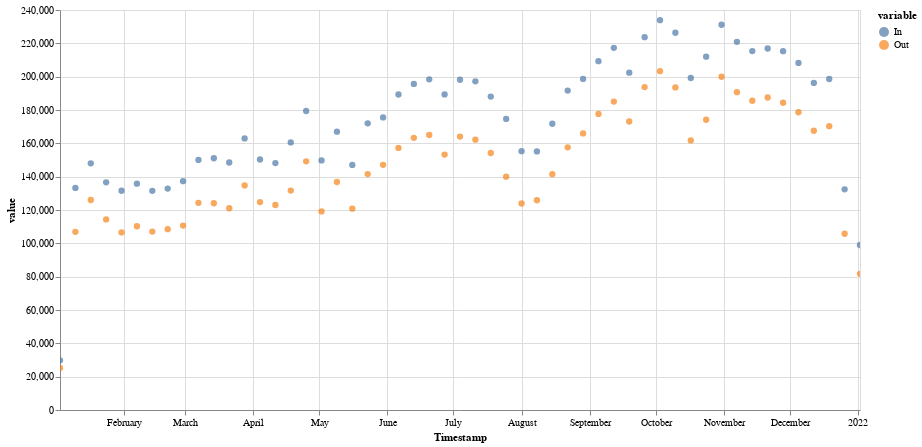

The code cell stored with this chart in its notebook:
### Code cell
alt.Chart(weekly_sums.reset_index().melt("Timestamp")).mark_circle(size=40).encode(
    x='Timestamp',
    y='value',
    color = 'variable',
    #color=alt.Color('value', scale=alt.Scale(scheme='blues')),
    tooltip=['variable','value']
).interactive().properties(width=800, height=400)

### Figure 1 — Vega-Lite specification as saved in the notebook (floating-point values rounded to 4 significant figures)
{"config": {"view": {"continuousWidth": 400, "continuousHeight": 300}}, "data": {"name": "data-80134a4c0d9e5f9277be3416d7e451bd"}, "mark": {"type": "circle", "size": 40}, "encoding": {"color": {"type": "nominal", "field": "variable"}, "tooltip": [{"type": "nominal", "field": "variable"}, {"type": "quantitative", "field": "value"}], "x": {"type": "temporal", "field": "Timestamp"}, "y": {"type": "quantitative", "field": "value"}}, "height": 400, "selection": {"selector001": {"type": "interval", "bind": "scales", "encodings": ["x", "y"]}}, "width": 800, "$schema": "https://vega.github.io/schema/vega-lite/v4.8.1.json", "datasets": {"data-80134a4c0d9e5f9277be3416d7e451bd": [{"Timestamp": "2021-01-03T00:00:00", "variable": "In", "value": 29814}, {"Timestamp": "2021-01-10T00:00:00", "variable": "In", "value": 133245}, {"Timestamp": "2021-01-17T00:00:00", "variable": "In", "value": 148006}, {"Timestamp": "2021-01-24T00:00:00", "variable": "In", "value": 136580}, {"Timestamp": "2021-01-31T00:00:00", "variable": "In", "value": 131532}, {"Timestamp": "2021-02-07T00:00:00", "variable": "In", "value": 135773}, {"Timestamp": "2021-02-14T00:00:00", "variable": "In", "value": 131522}, {"Timestamp": "2021-02-21T00:00:00", "variable": "In", "value": 132835}, {"Timestamp": "2021-02-28T00:00:00", "variable": "In", "value": 137287}, {"Timestamp": "2021-03-07T00:00:00", "variable": "In", "value": 150064}, {"Timestamp": "2021-03-14T00:00:00", "variable": "In", "value": 151054}, {"Timestamp": "2021-03-21T00:00:00", "variable": "In", "value": 148504}, {"Timestamp": "2021-03-28T00:00:00", "variable": "In", "value": 162966}, {"Timestamp": "2021-04-04T00:00:00", "variable": "In", "value": 150309}, {"Timestamp": "2021-04-11T00:00:00", "variable": "In", "value": 148134}, {"Timestamp": "2021-04-18T00:00:00", "variable": "In", "value": 160533}, {"Timestamp": "2021-04-25T00:00:00", "variable": "In", "value": 179395}, {"Timestamp": "2021-05-02T00:00:00", "variable": "In", "value": 149759}, {"Timestamp": "2021-05-09T00:00:00", "variable": "In", "value": 167021}, {"Timestamp": "2021-05-16T00:00:00", "variable": "In", "value": 147043}, {"Timestamp": "2021-05-23T00:00:00", "variable": "In", "value": 171989}, {"Timestamp": "2021-05-30T00:00:00", "variable": "In", "value": 175571}, {"Timestamp": "2021-06-06T00:00:00", "variable": "In", "value": 189284}, {"Timestamp": "2021-06-13T00:00:00", "variable": "In", "value": 195634}, {"Timestamp": "2021-06-20T00:00:00", "variable": "In", "value": 198409}, {"Timestamp": "2021-06-27T00:00:00", "variable": "In", "value": 189355}, {"Timestamp": "2021-07-04T00:00:00", "variable": "In", "value": 198151}, {"Timestamp": "2021-07-11T00:00:00", "variable": "In", "value": 197196}, {"Timestamp": "2021-07-18T00:00:00", "variable": "In", "value": 188041}, {"Timestamp": "2021-07-25T00:00:00", "variable": "In", "value": 174631}, {"Timestamp": "2021-08-01T00:00:00", "variable": "In", "value": 155280}, {"Timestamp": "2021-08-08T00:00:00", "variable": "In", "value": 155152}, {"Timestamp": "2021-08-15T00:00:00", "variable": "In", "value": 171745}, {"Timestamp": "2021-08-22T00:00:00", "variable": "In", "value": 191627}, {"Timestamp": "2021-08-29T00:00:00", "variable": "In", "value": 198653}, {"Timestamp": "2021-09-05T00:00:00", "variable": "In", "value": 209291}, {"Timestamp": "2021-09-12T00:00:00", "variable": "In", "value": 217315}, {"Timestamp": "2021-09-19T00:00:00", "variable": "In", "value": 202375}, {"Timestamp": "2021-09-26T00:00:00", "variable": "In", "value": 223673}, {"Timestamp": "2021-10-03T00:00:00", "variable": "In", "value": 233903}, {"Timestamp": "2021-10-10T00:00:00", "variable": "In", "value": 226372}, {"Timestamp": "2021-10-17T00:00:00", "variable": "In", "value": 199191}, {"Timestamp": "2021-10-24T00:00:00", "variable": "In", "value": 212025}, {"Timestamp": "2021-10-31T00:00:00", "variable": "In", "value": 231163}, {"Timestamp": "2021-11-07T00:00:00", "variable": "In", "value": 220905}, {"Timestamp": "2021-11-14T00:00:00", "variable": "In", "value": 215369}, {"Timestamp": "2021-11-21T00:00:00", "variable": "In", "value": 216899}, {"Timestamp": "2021-11-28T00:00:00", "variable": "In", "value": 215294}, {"Timestamp": "2021-12-05T00:00:00", "variable": "In", "value": 208231}, {"Timestamp": "2021-12-12T00:00:00", "variable": "In", "value": 196232}, {"Timestamp": "2021-12-19T00:00:00", "variable": "In", "value": 198589}, {"Timestamp": "2021-12-26T00:00:00", "variable": "In", "value": 132411}, {"Timestamp": "2022-01-02T00:00:00", "variable": "In", "value": 98986}, {"Timestamp": "2021-01-03T00:00:00", "variable": "Out", "value": 25225}, {"Timestamp": "2021-01-10T00:00:00", "variable": "Out", "value": 106920}, {"Timestamp": "2021-01-17T00:00:00", "variable": "Out", "value": 125984}, {"Timestamp": "2021-01-24T00:00:00", "variable": "Out", "value": 114336}, {"Timestamp": "2021-01-31T00:00:00", "variable": "Out", "value": 106527}, {"Timestamp": "2021-02-07T00:00:00", "variable": "Out", "value": 110230}, {"Timestamp": "2021-02-14T00:00:00", "variable": "Out", "value": 107036}, {"Timestamp": "2021-02-21T00:00:00", "variable": "Out", "value": 108512}, {"Timestamp": "2021-02-28T00:00:00", "variable": "Out", "value": 110673}, {"Timestamp": "2021-03-07T00:00:00", "variable": "Out", "value": 124282}, {"Timestamp": "2021-03-14T00:00:00", "variable": "Out", "value": 124055}, {"Timestamp": "2021-03-21T00:00:00", "variable": "Out", "value": 121032}, {"Timestamp": "2021-03-28T00:00:00", "variable": "Out", "value": 134766}, {"Timestamp": "2021-04-04T00:00:00", "variable": "Out", "value": 124746}, {"Timestamp": "2021-04-11T00:00:00", "variable": "Out", "value": 122980}, {"Timestamp": "2021-04-18T00:00:00", "variable": "Out", "value": 131634}, {"Timestamp": "2021-04-25T00:00:00", "variable": "Out", "value": 149189}, {"Timestamp": "2021-05-02T00:00:00", "variable": "Out", "value": 119171}, {"Timestamp": "2021-05-09T00:00:00", "variable": "Out", "value": 136813}, {"Timestamp": "2021-05-16T00:00:00", "variable": "Out", "value": 120795}, {"Timestamp": "2021-05-23T00:00:00", "variable": "Out", "value": 141571}, {"Timestamp": "2021-05-30T00:00:00", "variable": "Out", "value": 147098}, {"Timestamp": "2021-06-06T00:00:00", "variable": "Out", "value": 157265}, {"Timestamp": "2021-06-13T00:00:00", "variable": "Out", "value": 163281}, {"Timestamp": "2021-06-20T00:00:00", "variable": "Out", "value": 165011}, {"Timestamp": "2021-06-27T00:00:00", "variable": "Out", "value": 153273}, {"Timestamp": "2021-07-04T00:00:00", "variable": "Out", "value": 164077}, {"Timestamp": "2021-07-11T00:00:00", "variable": "Out", "value": 162206}, {"Timestamp": "2021-07-18T00:00:00", "variable": "Out", "value": 154196}, {"Timestamp": "2021-07-25T00:00:00", "variable": "Out", "value": 139997}, {"Timestamp": "2021-08-01T00:00:00", "variable": "Out", "value": 123922}, {"Timestamp": "2021-08-08T00:00:00", "variable": "Out", "value": 125854}, {"Timestamp": "2021-08-15T00:00:00", "variable": "Out", "value": 141475}, {"Timestamp": "2021-08-22T00:00:00", "variable": "Out", "value": 157601}, {"Timestamp": "2021-08-29T00:00:00", "variable": "Out", "value": 165929}, {"Timestamp": "2021-09-05T00:00:00", "variable": "Out", "value": 177638}, {"Timestamp": "2021-09-12T00:00:00", "variable": "Out", "value": 185066}, {"Timestamp": "2021-09-19T00:00:00", "variable": "Out", "value": 173102}, {"Timestamp": "2021-09-26T00:00:00", "variable": "Out", "value": 193747}, {"Timestamp": "2021-10-03T00:00:00", "variable": "Out", "value": 203290}, {"Timestamp": "2021-10-10T00:00:00", "variable": "Out", "value": 193536}, {"Timestamp": "2021-10-17T00:00:00", "variable": "Out", "value": 161766}, {"Timestamp": "2021-10-24T00:00:00", "variable": "Out", "value": 174148}, {"Timestamp": "2021-10-31T00:00:00", "variable": "Out", "value": 199954}, {"Timestamp": "2021-11-07T00:00:00", "variable": "Out", "value": 190681}, {"Timestamp": "2021-11-14T00:00:00", "variable": "Out", "value": 185536}, {"Timestamp": "2021-11-21T00:00:00", "variable": "Out", "value": 187518}, {"Timestamp": "2021-11-28T00:00:00", "variable": "Out", "value": 184358}, {"Timestamp": "2021-12-05T00:00:00", "variable": "Out", "value": 178654}, {"Timestamp": "2021-12-12T00:00:00", "variable": "Out", "value": 167535}, {"Timestamp": "2021-12-19T00:00:00", "variable": "Out", "value": 170294}, {"Timestamp": "2021-12-26T00:00:00", "variable": "Out", "value": 105752}, {"Timestamp": "2022-01-02T00:00:00", "variable": "Out", "value": 81683}]}}
